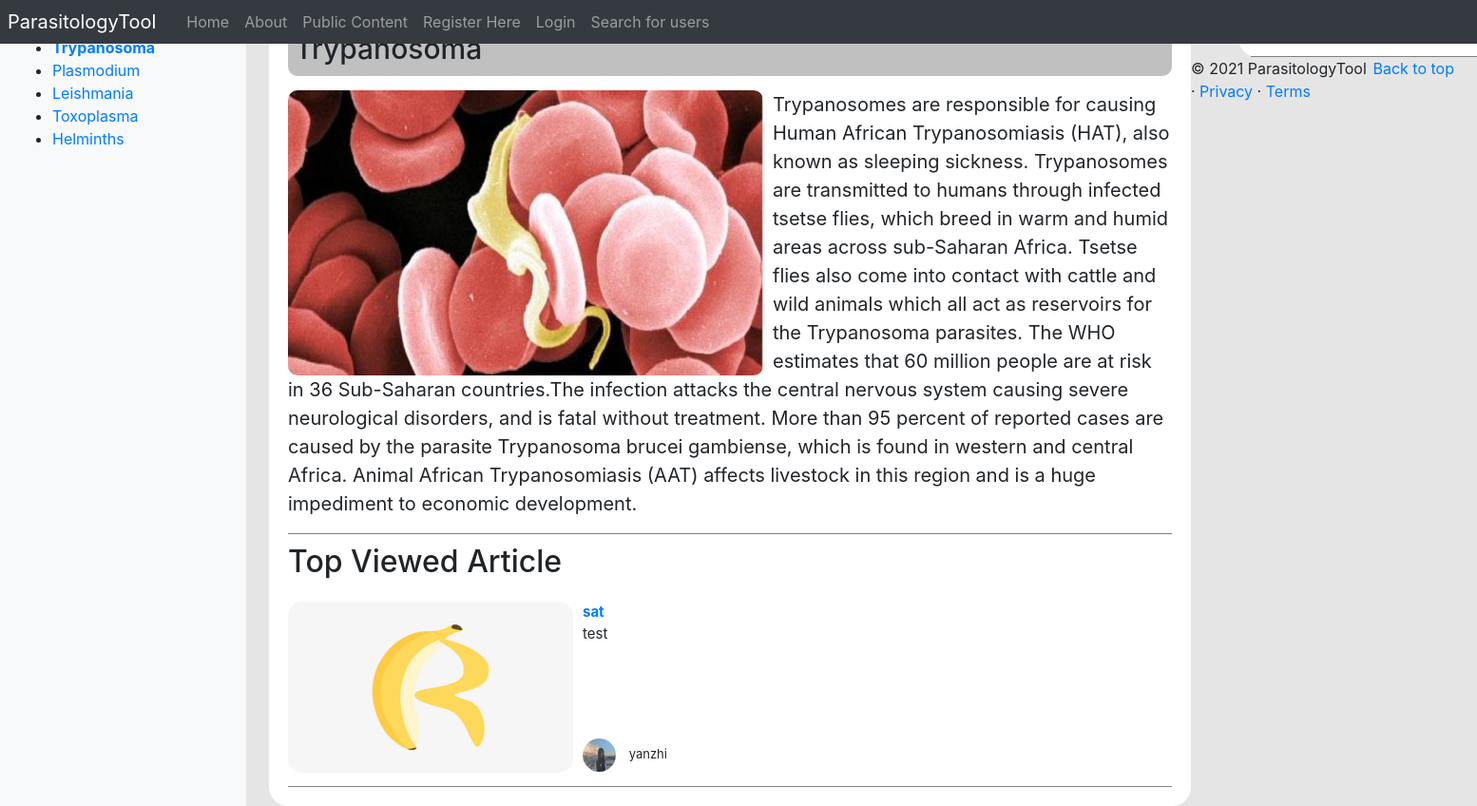
The page /parasitologyTool/public_content/4/ on the database its author committed.
### parasitologyTool/models.py (models this page shows, shortened)
class Parasite(models.Model):
	NAME_MAX_LENGTH = 128
	name = models.CharField(max_length=NAME_MAX_LENGTH, unique=True)
	views = models.IntegerField(default=0)
	picture = models.ImageField(upload_to='parasite_pic')
	intro = models.CharField(max_length=3000)

class Article(models.Model):
	TITLE_MAX_LENGTH = 128
	URL_MAX_LENGTH = 200
	parasite = models.ForeignKey(Parasite, on_delete=models.CASCADE, default=None)
	title = models.CharField(max_length=TITLE_MAX_LENGTH, unique=True)
	content = models.TextField(default=None)
	user = models.ForeignKey(UserProfile, on_delete=models.CASCADE, default=None)
	url = models.URLField(max_length=URL_MAX_LENGTH)
	views = models.IntegerField(default=0)
	picture = models.ImageField(upload_to='article_pic')
	date_posted = models.DateTimeField(default=timezone.now)
	class Meta:
		ordering = ['-date_posted',]

class UserProfile(models.Model):
	user = models.OneToOneField(User, on_delete=models.CASCADE)
	profile_picture = models.ImageField(upload_to="profile_pictures", default="profile_pictures/default_pic.png")
	ROLE_CHOICES = [
		('clinician', 'Clinician'),
		('researcher', 'Researcher'),
		('public', 'Public'),
		('admin', 'Admin'),
	]
	role = models.CharField(max_length=50, choices=ROLE_CHOICES, default='Public')
	@property
	def username(self):
		return self.user.username

### parasitologyTool/views.py (the view)
# urls.py: path('public_content/<int:parasite_id>/', views.public_parasite_page, name = 'public_parasite_page'),
def public_parasite_page(request, parasite_id):
    context_dict = {}
    try:
        parasite = Parasite.objects.get(id=parasite_id)
        article_list = parasite.article_set.all();
    except Parasite.DoesNotExist:
        return not_found(request)
    context_dict['parasite'] = parasite
    context_dict['articles'] = article_list
    context_dict['intro'] = parasite.intro
    return render(request, 'parasitologyTool/public_parasite_page.html', context=context_dict)

### parasitologyTool/templatetags/parasitologyTool_template_tags.py (called while the page is built)
@register.inclusion_tag('parasitologyTool/parasite_list.html')
def get_parasite_list(current_category=None):
	return {'parasites': Parasite.objects.all(),
	        'current_category':current_category}

### templates/parasitologyTool/public_parasite_page.html (shortened to what this page needs)
{% extends 'parasitologyTool/base.html' %}
{% load static %}
{% block body_block %}
<link rel="stylesheet" href="{% static 'css/parasite.css' %}">
	<div class="box">
        <div class="box-text">
            <h1>{{ parasite.name }}</h1>
        </div>
        <div class="p-box">
            <div>
		        <img src="{{ MEDIA_URL }}{{ parasite.picture }}"
                    alt="Picture of parasite" />
            </div>
            <p>{{ parasite.intro }}</p>
        </div>
        <div class="a-box">
	        <h2>Top Viewed Article</h2>
            <div>
                {% if articles %}
                    {% for article in articles %}
                    <div class="a-s-box">
                        <div>
                            <a href="{{ article.url }}">
                            <img src="{{ MEDIA_URL }}{{ article.picture }}"
                              alt="picture of article" />
                            </a>
                        </div>
                        <div>
                            <a href="{{ article.url }}"><strong>{{ article.title }}</strong></a>
                            <br>
                            <p>{{article.content}}</p>
                        </div>
                        <div class="a-s-box-author">
                            <img src="{{ MEDIA_URL }}{{article.user.profile_picture}}"
                                alt="picture of article" />
                            {{article.user.username}}
                        </div>
                    </div>
                    {% endfor %}
                {% else %}
                    <strong>No Articles</strong>
                {% endif %}
            </div>
        </div>
    </div>
    <div class="rside">
        {% if articles %}
            {% for article in articles %}
            <div class="rside-box">
                <a href="{{ article.url }}"><strong>{{ article.title }}</strong></a></li>
                <br>2020/01/01
            </div>
            {% endfor %}
        {% else %}
            <strong>No Articles</strong>
        {% endif %}
    </div>
{% endblock %}

### templates/parasitologyTool/parasite_list.html
{% if parasites %}
    <ul>
    {% for p in parasites %}
        {% if p == current_category %}
            <li><strong><a href="{% url 'parasitologyTool:goto' %}?parasite_id={{ p.id }}">{{ p.name }}</a></strong></li>
        {% else %}
            <li><a href="{% url 'parasitologyTool:goto' %}?parasite_id={{ p.id }}">{{ p.name }}</a></li>
        {% endif %}
    {% endfor %}
    </ul>
{% else %}
    <strong>No parasites</strong>
{% endif %}

### static/css/parasite.css (style rules this page uses)
body { background: #E5E5E5 }
.box { width: 970px; background: white; padding: 20px; border-radius: 20px; float: left; }
.box-text { width: 970px auto; height: 60px; background: silver; border-radius: 10px;margin-bottom: 15px; }
.box-text h1 { padding-top: 13px; font-size: 30px; padding-left: 7px; }
.p-box { width:970px auto; border-bottom:solid 0.5px gray; font-size: 20px; }
.p-box img { width: 500px; height: 300px; border-radius: 10px; margin-right: 10px; float: left; }
.a-box { padding-top: 10px; font-size: 15px; }
.a-s-box { padding-bottom: 15px; padding-top: 15px; border-bottom: solid 0.5px gray; height: 210px; position: relative; }
.a-s-box img { border-radius: 15px; width: 300px; height: 180px; float: left; margin-right: 10px; }
.a-s-box-author img { float: initial; width: 35px; height: 35px; border-radius: 50%; }
.a-s-box-author { font-size: 13px; position: absolute; bottom: 15px; left: 310px; }
.rside { width: 300px; margin-left: 1020px; background: white; border-radius: 20px; }
.rside-box { margin-left: 13px; margin-right: 13px; border-bottom: solid 0.5px gray; padding-bottom: 10px; padding-top: 10px; font-size: 13px; }

### rows shown on the page
Parasite: name "Trypanosoma", picture (picture), intro "Trypanosomes are responsible for causing Human African Trypanosomiasis (HAT), also known as sleeping sickness. Trypanosomes are transmitted to humans through infected tsetse flies, which breed in warm and humid areas across sub-Saharan Africa. Tsetse flies also come into contact with cattle and wild animals which all act as reservoirs for the Trypanosoma parasites. The WHO estimates that 60 million people are at risk in 36 Sub-Saharan countries.The infection attacks the central nervous system causing severe neurological disorders, and is fatal without treatment. More than 95 percent of reported cases are caused by the parasite Trypanosoma brucei gambiense, which is found in western and…"
Parasite: name "Plasmodium"
Parasite: name "Leishmania"
Parasite: name "Toxoplasma"
Parasite: name "Helminths"
Article: picture (picture), title "sat", content "test", user.profile_picture (picture), user.username "yanzhi"
